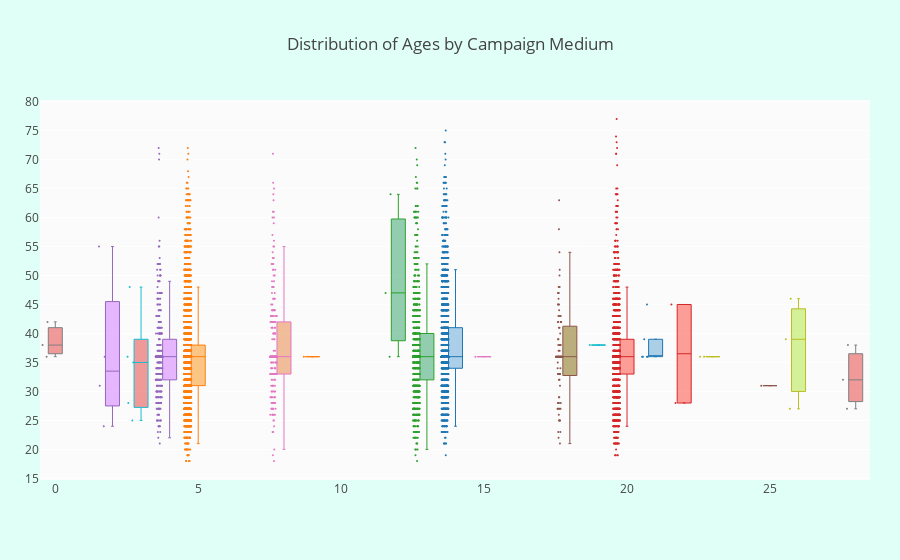

The notebook cell saved with this chart:
### Code cell
# group by different campaigns
ages = [medium_5, medium_14, medium_20, medium_13, medium_4, medium_26, medium_8, medium_21,
       medium_28, medium_19, medium_22, medium_7, medium_18, medium_9, medium_3, medium_17,
       medium_15, medium_0, medium_11, medium_NaN]

colors = ['rgba(93, 164, 214, 0.5)', 'rgba(255, 144, 14, 0.5)',
          'rgba(44, 160, 101, 0.5)', 'rgba(255, 65, 54, 0.5)', 
          'rgba(207, 114, 255, 0.5)', 'rgba(127, 96, 0, 0.5)',
         'rgba(229, 126, 56, 0.5)', 'rgba(229, 56, 56, 0.5)',
         'rgba(174, 229, 56, 0.5)', 'rgba(229, 56, 56, 0.5)',
         'rgba(93, 164, 214, 0.5)', 'rgba(255, 144, 14, 0.5)',
          'rgba(44, 160, 101, 0.5)', 'rgba(255, 65, 54, 0.5)', 
          'rgba(207, 114, 255, 0.5)', 'rgba(127, 96, 0, 0.5)',
         'rgba(229, 126, 56, 0.5)', 'rgba(229, 56, 56, 0.5)',
         'rgba(174, 229, 56, 0.5)', 'rgba(229, 56, 56, 0.5)']

traces = []

for xd, yd, cls in zip(medium, ages, colors):
        traces.append(go.Box(
            y=yd,
            name=xd,
            boxpoints='all',
            jitter=0.5,
            whiskerwidth=0.2,
            fillcolor=cls,
            marker=dict(
                size=2,
            ),
            line=dict(width=1),
        ))

layout = go.Layout(
    title='Distribution of Ages by Campaign Medium',
    yaxis=dict(
        autorange=True,
        showgrid=True,
        zeroline=True,
        dtick=5,
        gridcolor='rgb(255, 255, 255)',
        gridwidth=1,
        zerolinecolor='rgb(255, 255, 255)',
        zerolinewidth=2,
    ),
    margin=dict(
        l=40,
        r=30,
        b=80,
        t=100,
    ),
    paper_bgcolor='rgb(224,255,246)',
    plot_bgcolor='rgb(251,251,251)',
    showlegend=False
)

fig = go.Figure(data=traces, layout=layout)
iplot(fig)

### Figure 1 — Plotly figure (JSON) as saved in the notebook; plotly's stock layout.template omitted (floating-point values rounded to 4 significant figures; data arrays with more than 128 entries replaced by an {"elided": "..."} marker saying what was removed)
{"data": [{"boxpoints": "all", "fillcolor": "rgba(93, 164, 214, 0.5)", "jitter": 0.5, "line": {"width": 1}, "marker": {"size": 2}, "name": "14.0", "type": "box", "uid": "afd0da38-4366-4013-9276-6224a3e49fae", "whiskerwidth": 0.2, "y": {"elided": "2040 int values"}}, {"boxpoints": "all", "fillcolor": "rgba(255, 144, 14, 0.5)", "jitter": 0.5, "line": {"width": 1}, "marker": {"size": 2}, "name": "5.0", "type": "box", "uid": "d309f81c-a5f4-4252-bdcf-1f609496ea7c", "whiskerwidth": 0.2, "y": {"elided": "3895 int values"}}, {"boxpoints": "all", "fillcolor": "rgba(44, 160, 101, 0.5)", "jitter": 0.5, "line": {"width": 1}, "marker": {"size": 2}, "name": "13.0", "type": "box", "uid": "80a481f1-70c4-4ae8-9c3e-53a41fdb5088", "whiskerwidth": 0.2, "y": {"elided": "940 int values"}}, {"boxpoints": "all", "fillcolor": "rgba(255, 65, 54, 0.5)", "jitter": 0.5, "line": {"width": 1}, "marker": {"size": 2}, "name": "20.0", "type": "box", "uid": "89785c9d-92d7-46ca-8ff5-e397fe77dd0e", "whiskerwidth": 0.2, "y": {"elided": "1699 int values"}}, {"boxpoints": "all", "fillcolor": "rgba(207, 114, 255, 0.5)", "jitter": 0.5, "line": {"width": 1}, "marker": {"size": 2}, "name": "4.0", "type": "box", "uid": "b8f976a3-0d70-4f7e-a1d5-4da692248dbf", "whiskerwidth": 0.2, "y": {"elided": "336 int values"}}, {"boxpoints": "all", "fillcolor": "rgba(127, 96, 0, 0.5)", "jitter": 0.5, "line": {"width": 1}, "marker": {"size": 2}, "name": "18.0", "type": "box", "uid": "13d3ef7b-94e7-4dd9-8f42-af7cfdeddca7", "whiskerwidth": 0.2, "y": [38, 51, 47, 33, 36, 36, 36, 27, 36, 33, 28, 27, 36, 38, 42, 43, 36, 23, 39, 50, 48, 36, 42, 36, 36, 35, 54, 44, 46, 23, 39, 34, 36, 36, 48, 37, 37, 34, 43, 41, 36, 36, 27, 36, 25, 45, 36, 42, 29, 22, 36, 25, 45, 36, 32, 36, 42, 26, 36, 58, 21, 47, 36, 33, 40, 27, 41, 31, 28, 36, 25, 36, 36, 28, 33, 36, 27, 36, 47, 63, 42, 29, 33, 33, 43, 36, 45, 25, 32, 38, 36, 38, 28]}, {"boxpoints": "all", "fillcolor": "rgba(229, 126, 56, 0.5)", "jitter": 0.5, "line": {"width": 1}, "marker": {"size": 2}, "name": "8.0", "type": "box", "uid": "59cbce1e-50b0-40e0-8a19-23621dfd2f45", "whiskerwidth": 0.2, "y": {"elided": "233 int values"}}, {"boxpoints": "all", "fillcolor": "rgba(229, 56, 56, 0.5)", "jitter": 0.5, "line": {"width": 1}, "marker": {"size": 2}, "name": "0.0", "type": "box", "uid": "89016128-ac0f-49d7-b7a4-9031277b41ea", "whiskerwidth": 0.2, "y": [38, 36, 42]}, {"boxpoints": "all", "fillcolor": "rgba(174, 229, 56, 0.5)", "jitter": 0.5, "line": {"width": 1}, "marker": {"size": 2}, "name": "26.0", "type": "box", "uid": "dd134cd0-3273-4176-a19f-1d185f12a1c1", "whiskerwidth": 0.2, "y": [27, 39, 46]}, {"boxpoints": "all", "fillcolor": "rgba(229, 56, 56, 0.5)", "jitter": 0.5, "line": {"width": 1}, "marker": {"size": 2}, "name": "3.0", "type": "box", "uid": "0beaeb39-39dd-48ee-b4ab-52827e0762f0", "whiskerwidth": 0.2, "y": [36, 28, 48, 25, 35]}, {"boxpoints": "all", "fillcolor": "rgba(93, 164, 214, 0.5)", "jitter": 0.5, "line": {"width": 1}, "marker": {"size": 2}, "name": "21.0", "type": "box", "uid": "ca46e43c-839b-4095-b6a9-ba7bc8c5fa4d", "whiskerwidth": 0.2, "y": [39, 36, 36, 36, 36, 45]}, {"boxpoints": "all", "fillcolor": "rgba(255, 144, 14, 0.5)", "jitter": 0.5, "line": {"width": 1}, "marker": {"size": 2}, "name": "9.0", "type": "box", "uid": "d12ca8cd-d098-433c-9e59-cafc6d4d8818", "whiskerwidth": 0.2, "y": [36]}, {"boxpoints": "all", "fillcolor": "rgba(44, 160, 101, 0.5)", "jitter": 0.5, "line": {"width": 1}, "marker": {"size": 2}, "name": "nan", "type": "box", "uid": "a816978c-7511-4415-80fc-6a4059936919", "whiskerwidth": 0.2, "y": [36, 64, 47]}, {"boxpoints": "all", "fillcolor": "rgba(255, 65, 54, 0.5)", "jitter": 0.5, "line": {"width": 1}, "marker": {"size": 2}, "name": "22.0", "type": "box", "uid": "8f67b20f-37e2-4441-bdbd-8a83abbc339a", "whiskerwidth": 0.2, "y": [45, 28]}, {"boxpoints": "all", "fillcolor": "rgba(207, 114, 255, 0.5)", "jitter": 0.5, "line": {"width": 1}, "marker": {"size": 2}, "name": "2.0", "type": "box", "uid": "4fc984c8-7331-428e-b58e-1f53dd77223a", "whiskerwidth": 0.2, "y": [24, 31, 55, 36]}, {"boxpoints": "all", "fillcolor": "rgba(127, 96, 0, 0.5)", "jitter": 0.5, "line": {"width": 1}, "marker": {"size": 2}, "name": "25.0", "type": "box", "uid": "294c05c5-7ebb-45b6-9c65-d0808fb8ce5a", "whiskerwidth": 0.2, "y": [31]}, {"boxpoints": "all", "fillcolor": "rgba(229, 126, 56, 0.5)", "jitter": 0.5, "line": {"width": 1}, "marker": {"size": 2}, "name": "15.0", "type": "box", "uid": "0bc3d1e2-6db1-4421-99ef-cac4179d159c", "whiskerwidth": 0.2, "y": [36]}, {"boxpoints": "all", "fillcolor": "rgba(229, 56, 56, 0.5)", "jitter": 0.5, "line": {"width": 1}, "marker": {"size": 2}, "name": "28.0", "type": "box", "uid": "783f5607-945a-4671-97a0-e056921ba24a", "whiskerwidth": 0.2, "y": [38, 32, 27]}, {"boxpoints": "all", "fillcolor": "rgba(174, 229, 56, 0.5)", "jitter": 0.5, "line": {"width": 1}, "marker": {"size": 2}, "name": "23.0", "type": "box", "uid": "711c7b76-0e8a-4d82-96e5-172dadfba5c3", "whiskerwidth": 0.2, "y": [36, 36]}, {"boxpoints": "all", "fillcolor": "rgba(229, 56, 56, 0.5)", "jitter": 0.5, "line": {"width": 1}, "marker": {"size": 2}, "name": "19.0", "type": "box", "uid": "7da5037c-2331-478f-928d-6cd8242b1b89", "whiskerwidth": 0.2, "y": [38]}], "layout": {"margin": {"b": 80, "l": 40, "r": 30, "t": 100}, "paper_bgcolor": "rgb(224,255,246)", "plot_bgcolor": "rgb(251,251,251)", "showlegend": false, "title": {"text": "Distribution of Ages by Campaign Medium"}, "yaxis": {"autorange": true, "dtick": 5, "gridcolor": "rgb(255, 255, 255)", "gridwidth": 1, "showgrid": true, "zeroline": true, "zerolinecolor": "rgb(255, 255, 255)", "zerolinewidth": 2}}}
